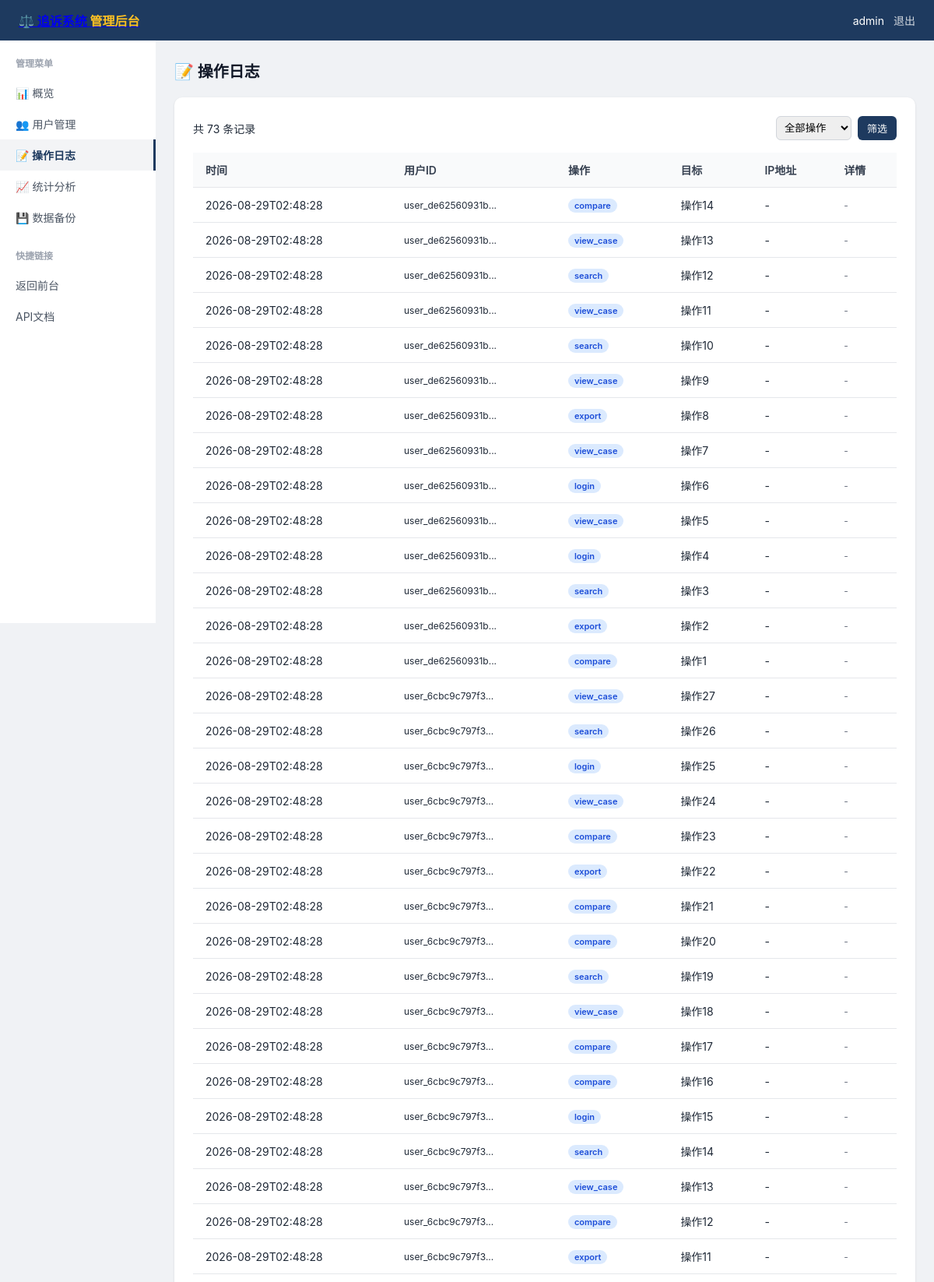
The app's page /admin/logs (signed in, upper part) with its own data.
### tables this page shows
CREATE TABLE users (
                    user_id TEXT PRIMARY KEY,
                    username TEXT UNIQUE NOT NULL,
                    email TEXT NOT NULL,
                    password_hash TEXT NOT NULL,
                    role TEXT DEFAULT 'user',
                    created_at TEXT NOT NULL,
                    last_login TEXT
                );

CREATE TABLE operation_logs (
                    id INTEGER PRIMARY KEY AUTOINCREMENT,
                    user_id TEXT,
                    action TEXT NOT NULL,
                    target TEXT,
                    details TEXT,
                    ip_address TEXT,
                    created_at TEXT NOT NULL
                );

### prosecution_system/src/admin.py (the view)
    @bp.route("/logs")
    @admin_required
    def logs():
        page = request.args.get("page", 1, type=int)
        per_page = 50
        action = request.args.get("action", "")
        with db.get_connection() as conn:
            cursor = conn.cursor()
            cursor.execute("SELECT COUNT(*) as count FROM operation_logs" + (" WHERE action = ?" if action else ""))
            total = cursor.fetchone()["count"]
            offset = (page - 1) * per_page
            cursor.execute(f"SELECT * FROM operation_logs {'WHERE action = ?' if action else ''} ORDER BY created_at DESC LIMIT ? OFFSET ?",
                         ((action, per_page, offset) if action else (per_page, offset)))
            logs_list = [dict(row) for row in cursor.fetchall()]
            cursor.execute("SELECT DISTINCT action FROM operation_logs ORDER BY action")
            actions = [row["action"] for row in cursor.fetchall()]
        return render_template("admin/logs.html", logs=logs_list, page=page, total_pages=(total + per_page - 1) // per_page, total=total, actions=actions, current_action=action)

### prosecution_system/src/auth.py (called while the page is built)
def admin_required(f):
    @wraps(f)
    def decorated_function(*args, **kwargs):
        if "user_id" not in session:
            if request.is_json:
                return jsonify({"error": "请先登录", "code": "unauthorized"}), 401
            return redirect(url_for("auth.login"))
        user = get_current_user()
        if not user or user.role != "admin":
            if request.is_json:
                return jsonify({"error": "需要管理员权限", "code": "forbidden"}), 403
            return redirect(url_for("index"))
        return f(*args, **kwargs)
    return decorated_function

def get_current_user() -> User:
    if "user_id" in session:
        return db.get_user_by_id(session["user_id"])
    return None

### prosecution_system/src/database.py (called while the page is built)
    @contextmanager
    def get_connection(self):
        conn = sqlite3.connect(str(self.db_path), check_same_thread=False)
        conn.row_factory = sqlite3.Row
        try:
            yield conn
            conn.commit()
        except Exception:
            conn.rollback()
            raise
        finally:
            conn.close()

    def get_user_by_id(self, user_id: str) -> Optional[User]:
        with self.get_connection() as conn:
            cursor = conn.cursor()
            cursor.execute("SELECT * FROM users WHERE user_id = ?", (user_id,))
            row = cursor.fetchone()
            if row:
                return User(
                    user_id=row["user_id"],
                    username=row["username"],
                    email=row["email"],
                    password_hash=row["password_hash"],
                    role=row["role"],
                    created_at=row["created_at"],
                    last_login=row["last_login"],
                )
        return None

### prosecution_system/src/security.py (called while the page is built)
    @classmethod
    def generate_token(cls) -> str:
        import secrets
        token = secrets.token_hex(32)
        return token

    @classmethod
    def set_token(cls) -> str:
        from flask import session
        if cls._session_key not in session:
            session[cls._session_key] = cls.generate_token()
        return session[cls._session_key]

### prosecution_system/src/web_app.py (called while the page is built)
@app.before_request
def inject_user():
    from flask import g
    g.current_user = get_current_user()
    g.csrf_token = CSRFProtection.set_token()
    g.user_logged_in = 'user_id' in session

@app.context_processor
def inject_template_globals():
    from flask import session
    return {
        'current_user': get_current_user(),
        'user_logged_in': 'user_id' in session,
    }

### prosecution_system/templates/admin/logs.html (shortened to what this page needs)
{% extends "admin/base.html" %}
{% block content %}
<h1>📝 操作日志</h1>
<div class="card">
  <div style="display: flex; justify-content: space-between; align-items: center; margin-bottom: 16px;">
    <span>共 {{ total }} 条记录</span>
    <form method="get" style="display: flex; gap: 8px;">
      <select name="action" style="padding: 6px; border-radius: 6px; border: 1px solid #d1d5db;">
        <option value="">全部操作</option>
      </select>
      <button type="submit" class="btn btn-primary">筛选</button>
    </form>
  </div>
  <table>
    <thead>
      <tr>
        <th>时间</th>
        <th>用户ID</th>
        <th>操作</th>
        <th>目标</th>
        <th>IP地址</th>
        <th>详情</th>
      </tr>
    </thead>
    <tbody>
      {% for log in logs %}
      <tr>
        <td>{{ log.created_at[:19] }}</td>
        <td style="font-size: 12px;">{{ log.user_id[:16] if log.user_id else '-' }}...</td>
        <td><span class="badge badge-user">{{ log.action }}</span></td>
        <td>{{ log.target or '-' }}</td>
        <td>{{ log.ip_address or '-' }}</td>
        <td style="font-size: 12px; color: #6b7280;">{{ log.details[:50] if log.details else '-' }}</td>
      </tr>
      {% endfor %}
    </tbody>
  </table>
</div>
{% endblock %}

### prosecution_system/templates/admin/base.html (shortened to what this page needs)
<!DOCTYPE html>
<html lang="zh-CN">
<head>
</head>
<body>
<div class="topbar">
  <a href="/" class="brand">⚖️ 追诉系统 <span>管理后台</span></a>
  <div class="user-info">
    <span>{{ current_user.username }}</span>
    <a href="/auth/logout">退出</a>
  </div>
</div>
<div class="clearfix">
  <nav class="sidebar">
    <h3>管理菜单</h3>
    <a href="/admin" class="{% if request.endpoint == 'admin.index' %}active{% endif %}">📊 概览</a>
    <a href="/admin/users" class="{% if 'admin.users' in request.endpoint %}active{% endif %}">👥 用户管理</a>
    <a href="/admin/logs" class="{% if 'admin.logs' in request.endpoint %}active{% endif %}">📝 操作日志</a>
    <a href="/admin/stats" class="{% if 'admin.stats' in request.endpoint %}active{% endif %}">📈 统计分析</a>
    <a href="/admin/backup" class="{% if 'admin.backup' in request.endpoint %}active{% endif %}">💾 数据备份</a>
    <h3 style="margin-top: 20px;">快捷链接</h3>
    <a href="/">返回前台</a>
    <a href="/docs">API文档</a>
  </nav>
  <main class="main">
    {% block content %}{% endblock %}
  </main>
</div>
</body>
</html>

### prosecution_system/templates/admin/base.html (style rules this page uses)
* { box-sizing: border-box; margin: 0; padding: 0; }
body { font-family: -apple-system, "PingFang SC", "Microsoft YaHei", sans-serif; background: #f0f2f5; color: #1f2937; font-size: 14px; }
.topbar { background: #1e3a5f; color: #fff; padding: 0 24px; height: 52px; display: flex; align-items: center; justify-content: space-between; }
.topbar .brand { font-size: 16px; font-weight: 700; }
.topbar .brand span { color: #fbbf24; }
.user-info { display: flex; align-items: center; gap: 12px; font-size: 14px; }
.user-info a { color: rgba(255,255,255,0.8); text-decoration: none; }
.sidebar { width: 200px; background: #fff; min-height: calc(100vh - 52px); float: left; padding: 20px 0; }
.sidebar h3 { padding: 0 20px; margin-bottom: 10px; font-size: 12px; color: #9ca3af; text-transform: uppercase; }
.sidebar a { display: block; padding: 10px 20px; color: #4b5563; text-decoration: none; transition: all 0.15s; }
.sidebar a:hover, .sidebar a.active { background: #f3f4f6; color: #1e3a5f; border-right: 3px solid #1e3a5f; }
.sidebar a.active { font-weight: 600; }
.main { margin-left: 200px; padding: 24px; }
.card { background: #fff; border-radius: 10px; padding: 24px; margin-bottom: 20px; box-shadow: 0 1px 3px rgba(0,0,0,0.1); }
h1 { font-size: 20px; margin-bottom: 20px; color: #111827; }
table { width: 100%; border-collapse: collapse; }
th, td { padding: 12px 16px; text-align: left; border-bottom: 1px solid #e5e7eb; }
th { background: #f9fafb; font-weight: 600; color: #374151; }
.badge { display: inline-block; padding: 2px 8px; border-radius: 20px; font-size: 11px; font-weight: 600; }
.badge-user { background: #dbeafe; color: #1d4ed8; }
.btn { display: inline-block; padding: 6px 12px; border-radius: 6px; font-size: 13px; cursor: pointer; text-decoration: none; border: none; }
.btn-primary { background: #1e3a5f; color: #fff; }
.clearfix::after { content: ""; display: table; clear: both; }

### records on screen
users: username "admin"
operation_logs: created_at "2026-08-29T02:48:28", user_id "user_de62560931b", action "compare", target "操作14", ip_address "-", details "-"
operation_logs: created_at "2026-08-29T02:48:28", user_id "user_de62560931b", action "view_case", target "操作13", ip_address "-", details "-"
operation_logs: created_at "2026-08-29T02:48:28", user_id "user_de62560931b", action "search", target "操作12", ip_address "-", details "-"
operation_logs: created_at "2026-08-29T02:48:28", user_id "user_de62560931b", action "view_case", target "操作11", ip_address "-", details "-"
operation_logs: created_at "2026-08-29T02:48:28", user_id "user_de62560931b", action "search", target "操作10", ip_address "-", details "-"
operation_logs: created_at "2026-08-29T02:48:28", user_id "user_de62560931b", action "view_case", target "操作9", ip_address "-", details "-"
operation_logs: created_at "2026-08-29T02:48:28", user_id "user_de62560931b", action "export", target "操作8", ip_address "-", details "-"
operation_logs: created_at "2026-08-29T02:48:28", user_id "user_de62560931b", action "view_case", target "操作7", ip_address "-", details "-"
operation_logs: created_at "2026-08-29T02:48:28", user_id "user_de62560931b", action "login", target "操作6", ip_address "-", details "-"
operation_logs: created_at "2026-08-29T02:48:28", user_id "user_de62560931b", action "view_case", target "操作5", ip_address "-", details "-"
operation_logs: created_at "2026-08-29T02:48:28", user_id "user_de62560931b", action "login", target "操作4", ip_address "-", details "-"
operation_logs: created_at "2026-08-29T02:48:28", user_id "user_de62560931b", action "search", target "操作3", ip_address "-", details "-"
operation_logs: created_at "2026-08-29T02:48:28", user_id "user_de62560931b", action "export", target "操作2", ip_address "-", details "-"
operation_logs: created_at "2026-08-29T02:48:28", user_id "user_de62560931b", action "compare", target "操作1", ip_address "-", details "-"
operation_logs: created_at "2026-08-29T02:48:28", user_id "user_6cbc9c797f3", action "view_case", target "操作27", ip_address "-", details "-"
operation_logs: created_at "2026-08-29T02:48:28", user_id "user_6cbc9c797f3", action "search", target "操作26", ip_address "-", details "-"
operation_logs: created_at "2026-08-29T02:48:28", user_id "user_6cbc9c797f3", action "login", target "操作25", ip_address "-", details "-"
operation_logs: created_at "2026-08-29T02:48:28", user_id "user_6cbc9c797f3", action "view_case", target "操作24", ip_address "-", details "-"
operation_logs: created_at "2026-08-29T02:48:28", user_id "user_6cbc9c797f3", action "compare", target "操作23", ip_address "-", details "-"
operation_logs: created_at "2026-08-29T02:48:28", user_id "user_6cbc9c797f3", action "export", target "操作22", ip_address "-", details "-"
operation_logs: created_at "2026-08-29T02:48:28", user_id "user_6cbc9c797f3", action "compare", target "操作21", ip_address "-", details "-"
operation_logs: created_at "2026-08-29T02:48:28", user_id "user_6cbc9c797f3", action "compare", target "操作20", ip_address "-", details "-"
operation_logs: created_at "2026-08-29T02:48:28", user_id "user_6cbc9c797f3", action "search", target "操作19", ip_address "-", details "-"
operation_logs: created_at "2026-08-29T02:48:28", user_id "user_6cbc9c797f3", action "view_case", target "操作18", ip_address "-", details "-"
operation_logs: created_at "2026-08-29T02:48:28", user_id "user_6cbc9c797f3", action "compare", target "操作17", ip_address "-", details "-"
operation_logs: created_at "2026-08-29T02:48:28", user_id "user_6cbc9c797f3", action "compare", target "操作16", ip_address "-", details "-"
operation_logs: created_at "2026-08-29T02:48:28", user_id "user_6cbc9c797f3", action "login", target "操作15", ip_address "-", details "-"
operation_logs: created_at "2026-08-29T02:48:28", user_id "user_6cbc9c797f3", action "search", target "操作14", ip_address "-", details "-"
operation_logs: created_at "2026-08-29T02:48:28", user_id "user_6cbc9c797f3", action "view_case", target "操作13", ip_address "-", details "-"
operation_logs: created_at "2026-08-29T02:48:28", user_id "user_6cbc9c797f3", action "compare", target "操作12", ip_address "-", details "-"
operation_logs: created_at "2026-08-29T02:48:28", user_id "user_6cbc9c797f3", action "export", target "操作11", ip_address "-", details "-"

### other values on screen
{{ total }} "73"
